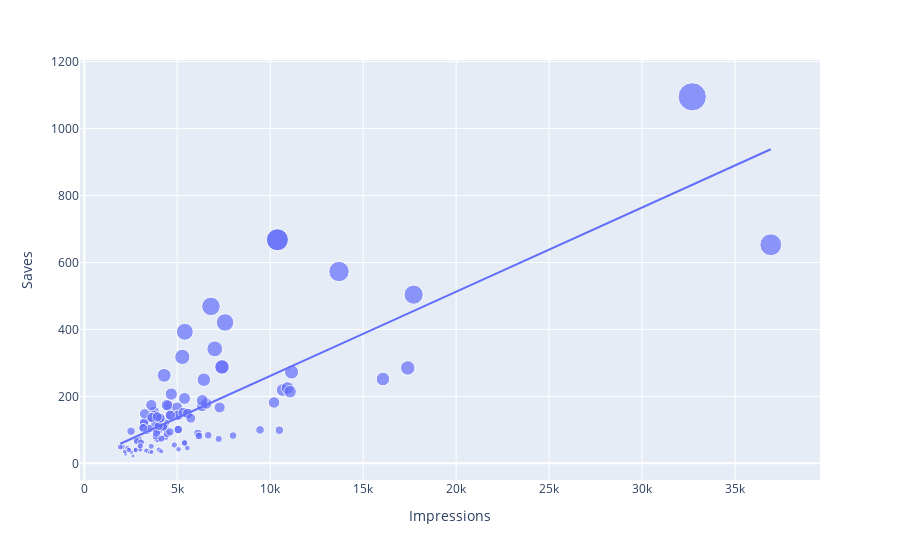

Notebook code cell kept with this figure:
### Code cell
px.scatter(data, x="Impressions", y="Saves", size="Saves", trendline='ols')
# There is an evidence in their relationship
